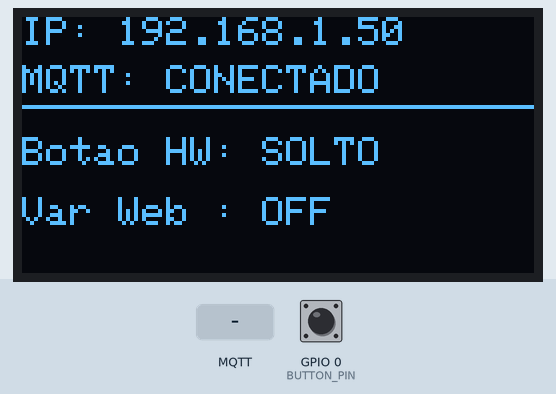
Recording of a sketch running on a simulated ESP8266 (NodeMCU). Parts: 128×64 one-colour display. Inputs (shaded band) come from the test bench; at power-on: GPIO 0 (BUTTON_PIN) HIGH. WiFi joins after 1.5 s; servers stay silent unless stated; random numbers use the default seed unless the sketch sets one; no MQTT or app messages arrive unless stated; what the sketch prints to the serial monitor is not drawn.

Above: at 2.7 s.
2.8 s: MQTT message "1" arrives on the first subscribed topic
At 4.0 s:
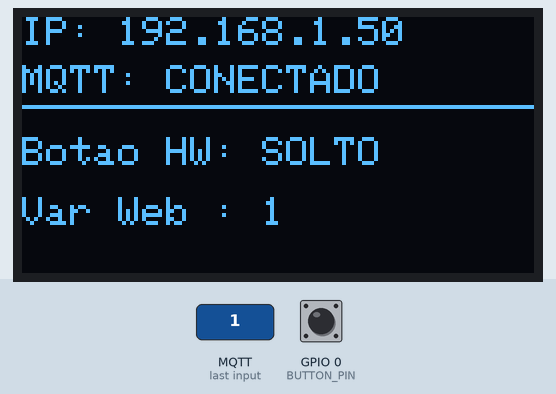
4.3 s: MQTT message "on" arrives on the first subscribed topic
At 5.1 s:
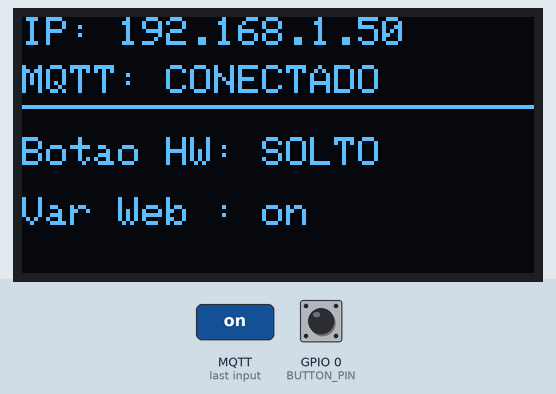
5.8 s: GPIO 0 (BUTTON_PIN) pulled LOW for 0.15 s
At 5.95 s:
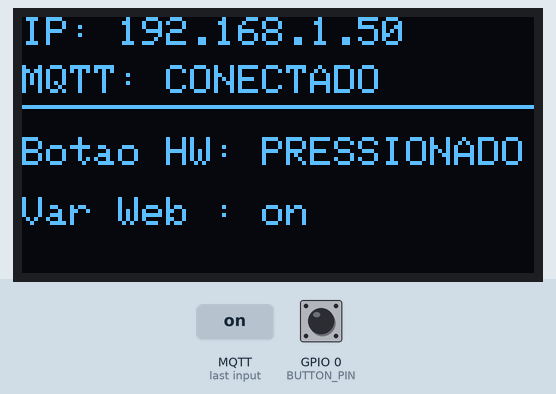
7.5 s: MQTT message "off" arrives on the first subscribed topic
At 8.7 s:
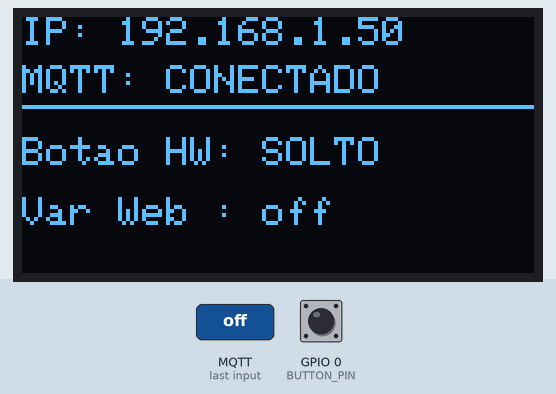
9.0 s: GPIO 0 (BUTTON_PIN) pulled LOW for 1 s
At 9.4 s:
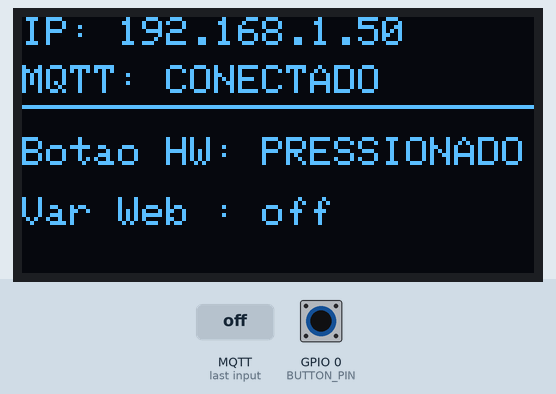
11.5 s: GPIO 0 (BUTTON_PIN) pulled LOW for 3.2 s
Timing chart, 0 to 14.5 s (numbered marks = the images above; inputs shaded):
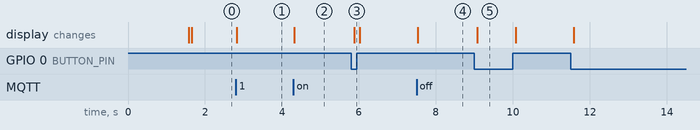

The sketch:

teste_mqtt.ino
```cpp
#include <ESP8266WiFi.h>
#include <PubSubClient.h>
#include <Wire.h>
#include <Adafruit_GFX.h>
#include <Adafruit_SSD1306.h>

// ================= Configurações de Hardware =================
const int BUTTON_PIN = 0;

// Configurações do Display OLED
#define SCREEN_WIDTH 128
#define SCREEN_HEIGHT 64
#define OLED_RESET    -1
Adafruit_SSD1306 display(SCREEN_WIDTH, SCREEN_HEIGHT, &Wire, OLED_RESET);

// ================= Configurações da Rede e MQTT =================
const char* ssid = "";
const char* password = "";
const char* mqtt_server = "iot.gtpc.com.br"; // Ou IP do seu VPS
const int mqtt_port = 1883;

// Tópicos MQTT
const char* topico_hw = "gtpc/iot/botao";
const char* topico_virtual = "gtpc/iot/virtual";

WiFiClient espClient;
PubSubClient client(espClient);

// ================= Variáveis de Estado =================
int lastButtonState = HIGH;
String estadoBotaoHW = "SOLTO";
String estadoVirtual = "OFF"; // Variável interna controlada pela Web

// Função para atualizar as informações na tela OLED
void atualizarDisplay() {
  display.clearDisplay();
  display.setTextSize(1);
  display.setTextColor(SSD1306_WHITE);

  // Linha 1: IP do ESP8266
  display.setCursor(0, 0);
  display.print("IP: ");
  display.println(WiFi.localIP().toString());

  // Linha 2: Status MQTT
  display.setCursor(0, 12);
  display.print("MQTT: ");
  display.println(client.connected() ? "CONECTADO" : "CAIU");

  display.drawLine(0, 22, 128, 22, SSD1306_WHITE); // Linha divisória

  // Linha 3: Status Botão Físico
  display.setCursor(0, 30);
  display.print("Botao HW: ");
  display.println(estadoBotaoHW);

  // Linha 4: Status Variável Virtual
  display.setCursor(0, 45);
  display.print("Var Web : ");
  display.println(estadoVirtual);

  display.display();
}

// Função executada sempre que chega uma mensagem MQTT da Nuvem
void mqttCallback(char* topic, byte* payload, unsigned int length) {
  String mensagem = "";
  for (int i = 0; i < length; i++) {
    mensagem += (char)payload[i];
  }

  // Verifica se a mensagem veio do tópico virtual
  if (String(topic) == topico_virtual) {
    estadoVirtual = mensagem;
    Serial.println("Comando Web Recebido: " + estadoVirtual);
    atualizarDisplay(); // Atualiza a tela com o novo valor
  }
}

void setup_wifi() {
  WiFi.begin(ssid, password);
  while (WiFi.status() != WL_CONNECTED) {
    delay(500);
    Serial.print(".");
  }
}

void reconnect() {
  while (!client.connected()) {
    String clientId = "ESP8266-" + String(random(0xffff), HEX);
    if (client.connect(clientId.c_str())) {
      client.publish(topico_hw, estadoBotaoHW.c_str()); // Publica estado atual
      client.subscribe(topico_virtual); // Assina o tópico para receber comandos da Web
      atualizarDisplay();
    } else {
      delay(5000);
    }
  }
}

void setup() {
  Serial.begin(115200);
  pinMode(BUTTON_PIN, INPUT_PULLUP);

  // Configurando o I2C para GPIO12 (SDA) e GPIO14 (SCL)
  Wire.begin(14, 12);

  // Inicializa o OLED no endereço 0x3C
  if(!display.begin(SSD1306_SWITCHCAPVCC, 0x3C)) {
    Serial.println(F("Falha ao iniciar o OLED"));
    for(;;);
  }

  // Tela inicial
  display.clearDisplay();
  display.setTextColor(SSD1306_WHITE);
  display.setCursor(10, 20);
  display.println("Conectando WiFi...");
  display.display();

  setup_wifi();

  client.setServer(mqtt_server, mqtt_port);
  client.setCallback(mqttCallback); // Registra a função de escuta

  atualizarDisplay();
}

void loop() {
  if (!client.connected()) {
    reconnect();
  }
  client.loop(); // Mantém o MQTT vivo e processa callbacks

  // Lógica do botão físico (com Debounce)
  int currentButtonState = digitalRead(BUTTON_PIN);
  if (currentButtonState != lastButtonState) {
    delay(50);
    currentButtonState = digitalRead(BUTTON_PIN);

    if (currentButtonState != lastButtonState) {
      if (currentButtonState == LOW) {
        estadoBotaoHW = "PRESSIONADO";
        client.publish(topico_hw, "PRESSIONADO");
      } else {
        estadoBotaoHW = "SOLTO";
        client.publish(topico_hw, "SOLTO");
      }
      lastButtonState = currentButtonState;
      atualizarDisplay(); // Atualiza a tela com o clique físico
    }
  }
}
```

Measured:
- after the input at 2.8 s, the display: changes at once (image 1)
- after the input at 4.3 s, the display: changes at once (image 2)
- after the input at 5.8 s, the display: changes after 0.08 s (image 3)
- after the input at 7.5 s, the display: changes at once (image 4)
- after the input at 9.0 s, the display: changes after 0.08 s (image 5)
